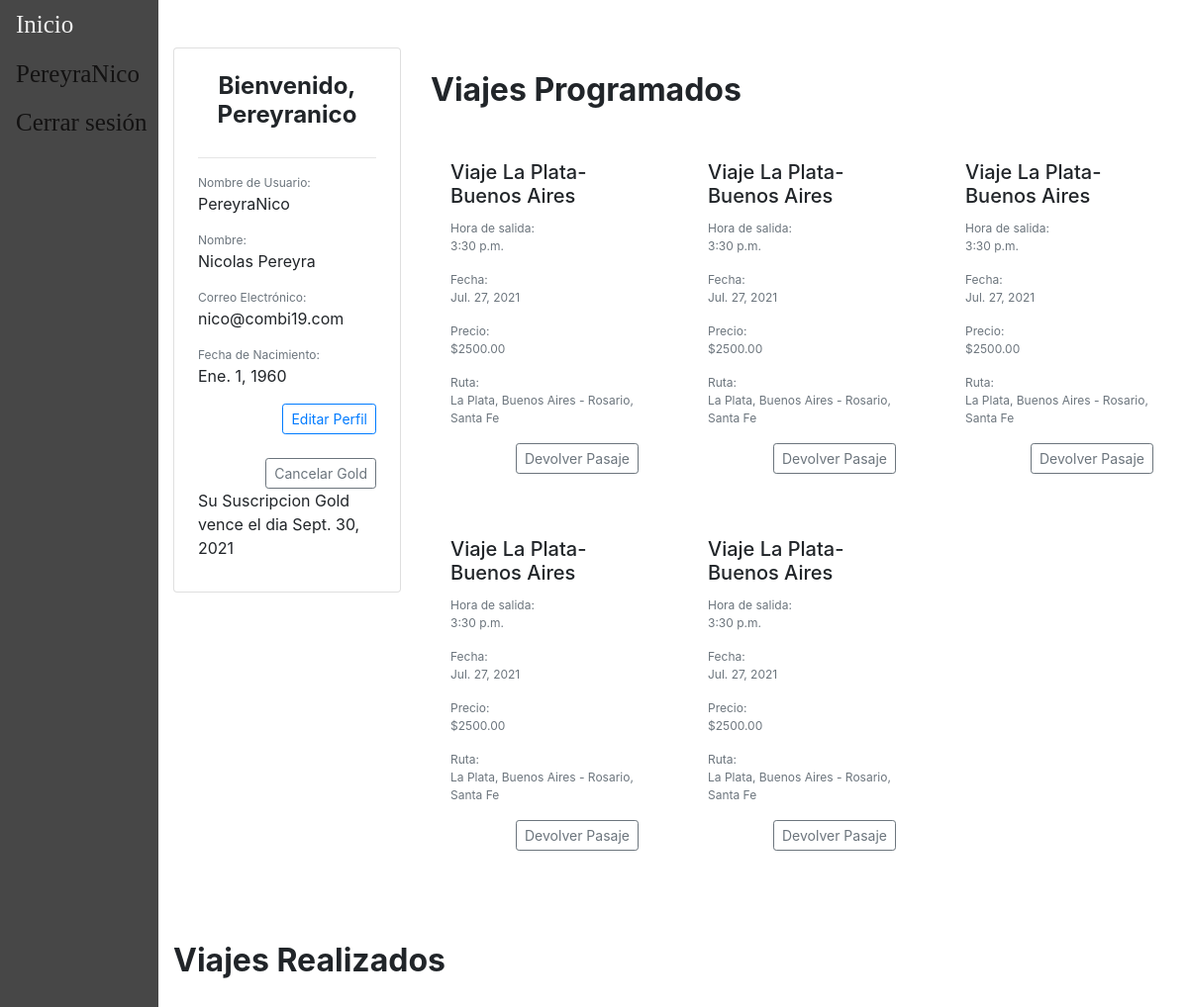
Screenshot of /accounts/perfil/ (signed in) with the database file from the repository.
### users/models.py (models this page shows, shortened)
class CustomUser(AbstractUser):
	username = models.CharField(_('Nombre de usuario'),max_length=40,primary_key=True,unique=True)
	email = models.EmailField(_('Dirección de correo electrónico'),unique=True)
	first_name = models.CharField(_('Nombre'),max_length=150)
	last_name = models.CharField(_('Apellido'),max_length=150)
	last_login = models.DateTimeField(_('Última conexión'),auto_now=True)
	fecha_nacimiento = models.DateField(_('Fecha de nacimiento'))
	has_premium = models.BooleanField(_('Posee membresía premium'),default=False)
	fecha_vencimiento = models.DateField(_('Fecha de vencimiento'))
	USERNAME_FIELD = 'username'
	REQUIRED_FIELDS = [
		'email',
		'first_name',
		'last_name',
		'fecha_nacimiento',
	]
	objects = CustomUserManager()

### main/models.py (models this page shows, shortened)
class Viaje(models.Model):
    descripcion = models.CharField(max_length=100)
    fecha = models.DateField(validators=[MinValueValidator(datetime.date.today())])
    hora = models.TimeField(default=None)
    ruta =  models.ForeignKey(Ruta, default=None, on_delete=models.CASCADE)
    chofer = models.ForeignKey(Chofer, default=None, on_delete=models.CASCADE)
    combi =  models.ForeignKey(Combi, default=None, on_delete=models.CASCADE)
    precio = models.DecimalField(default=None, max_digits=10, decimal_places=2, validators=[MinValueValidator(0)])
    insumo = models.ManyToManyField(Insumo,blank=True)
    pasajeros = models.ManyToManyField(Pasajero, blank=True)
    estado = models.CharField(choices={('reservado','Reservado'),('viajando','Viajando'),('finalizado','Finalizado'),('cancelado','Cancelado')},max_length=12,default='reservado')
    class Meta:
        unique_together = ('chofer', 'fecha','hora', 'ruta',)

class Ruta(models.Model):
    origen = models.ForeignKey(Lugar, default=None, on_delete=models.CASCADE, related_name='origen')
    destino = models.ForeignKey(Lugar, default=None, on_delete=models.CASCADE, related_name='destino')
    class Meta:
        unique_together = ('origen', 'destino')
    def __str__(self):
        return str(self.origen)+" - "+str(self.destino)

class Lugar(models.Model):
    localidad = models.CharField(max_length=150)
    provincia = models.CharField(max_length=100)
    class Meta:
        unique_together = ('localidad', 'provincia',)
    def __str__(self):
        return (self.localidad+", "+self.provincia)

### users/views.py (the view)
# urls.py: path('accounts/perfil/', regviews.perfil, name="perfil"),
def perfil(response):
	viajes_pendientes = Viaje.objects.filter(pasajeros__usuario=response.user, pasajeros__estado='reservado')
	viajes_finalizados = Viaje.objects.filter(Q(pasajeros__usuario=response.user) and ~Q(pasajeros__estado='reservado'))
	return render(response,'users/perfil.html',{
		'user': response.user,
		'viajes_finalizados': viajes_finalizados,
		'viajes_pendientes': viajes_pendientes,
	})

### users/templates/users/perfil.html (shortened to what this page needs)
{% extends "main/base.html" %}
{% block content %}
{% load crispy_forms_tags %}
<br />
<br />
<div class="container mx-auto">
    <div class="row">
    	<div class="col-sm-12 col-md-12 col-lg-3 pb-4">
	    	<div class="card p-4">
		    	<h4 class="card-title font-weight-bold text-center">Bienvenido, {{ user.username|title }}</h4>
		      	<hr />
		    	<div class="card-text">
		    		<p class="text-muted mb-0" style="font-size: 12px">Nombre de Usuario:</p>
		    		<p>{{ user.username }}</p>
		    		<p class="text-muted mb-0" style="font-size: 12px">Nombre:</p>
			  		<p>{{ user.first_name }} {{ user.last_name }}</p>
			  		<p class="text-muted mb-0" style="font-size: 12px">Correo Electrónico:</p>
			  		<p>{{ user.email }}</p>
					<p class="text-muted mb-0" style="font-size: 12px">Fecha de Nacimiento:</p>
					<p>{{ user.fecha_nacimiento }}</p>
					<div class="text-right">
						<a role="button" class="btn btn-outline-primary btn-sm" href="{% url 'editar_perfil' %}">Editar Perfil</a>
					</div>
					<br />
					<form action="{% url 'cambiar_membresia' %}" method="POST">
						{% if user.has_premium %}
						<div class="text-right">
							<button type="submit" class="btn btn-outline-secondary btn-sm">Cancelar Gold</button>
						</div>
						<label for="test_usuario" class="">Su Suscripcion Gold vence el dia {{ user.fecha_vencimiento }}</label>
						{% else %}
						<div class="text-right">
							<a role="button" class="btn btn-outline-secondary btn-sm" href="{% url 'contratar_membresia' %}">Contratar Membresia </a>
						</div>
						{% endif %}
					</form>
		        </div>
	    	</div>
	  	</div>
	    <div class="col-sm-12 col-md-12 col-lg-9 pb-4">
	    	<div class="row">
	    		<div class="col-6 my-auto">
	    			<h2 class="font-weight-bold pt-4">Viajes Programados</h2>
	    		</div>
	    	</div>
	      	<br>
	      	<div class="row">
		      	{% for v in viajes_pendientes.all %}
			    	<div class="col-sm-12 col-md-6 col-lg-4 pb-4">
		                <div class="h-100">
							<div class="card-body">
		                  		<h5 class="card-title">{{ v.descripcion }}</h5>
                          			<p class="text-muted mb-0" style="font-size: 12px">Hora de salida:</p>
		                    		<p class="card-text text-muted" style="font-size:12px">{{ v.hora }}</p>
									<p class="text-muted mb-0" style="font-size: 12px">Fecha:</p>
									<p class="card-text text-muted" style="font-size:12px">{{ v.fecha }}</p>
									<p class="text-muted mb-0" style="font-size: 12px">Precio:</p>
									<p class="card-text text-muted" style="font-size:12px">${{ v.precio }}</p>
									<p class="text-muted mb-0" style="font-size: 12px">Ruta:</p>
									<p class="card-text text-muted" style="font-size:12px">{{ v.ruta }}</p>
									<form action="{% url 'devolver_pasaje' vId=v.id %}" method="post">
						  			<div class="text-right">
										<button type="submit" value={{v.id}} onclick="return confirm('Esta seguro?')" class="btn btn-outline-secondary btn-sm" >Devolver Pasaje</button>
						  			</div>
								</form>
		                	</div>
		              	</div>
		            </div>
		    	{% endfor %}
	        </div>
	    </div>
    	<div class="col-sm-12 col-md-12 col-lg-9 pb-4">
	    	<div class="row">
	    		<div class="col-6 my-auto">
	    			<h2 class="font-weight-bold pt-4">Viajes Realizados</h2>
	    		</div>
	    	</div>
	      	<br>
	    </div>
	</div>
</div>
{% endblock content %}

### main/templates/main/base.html (shortened to what this page needs)
{% load static %}
<!doctype html>
<html>
	<head>
		<link rel="stylesheet" href="https://cdn.jsdelivr.net/npm/bootstrap@4.6.0/dist/css/bootstrap.min.css">
	</head>
	<body>
		<main>
			<div class= "sidebar">
				<a href="/">Inicio</a>
				{% if user.is_authenticated %}
					<a href="{% url 'perfil'%}">{{user.username}}</a>
					<a href="{% url 'logout'%}">Cerrar sesión</a>
				{% else  %}
					<a href="{% url 'register'%}">Registrarse</a>
					<a href="{% url 'login'%}">Iniciar Sesión</a>
				{% endif %}
			</div>
			<div id="content", name="content", class="main">
				{% block content %}
				{% endblock content %}
			</div>
		</main>
	</body>
</html>

### main/templates/main/base.html (style rules this page uses)
.sidebar { height:100%; width:160px; position: fixed; z-index:1; top:0; left:0; background-color:rgb(71, 71, 71); overflow:hidden; padding-top:20x; }
.sidebar a { padding:6px 8px 6px 16px; text-decoration:none; font-family:Tahoma; font-size: 25px; color: #131212; display:block; }
.main { margin-left:160px; padding:0px 0px; }

### rows the page displays
CustomUser: username "PereyraNico", username "Pereyranico", first_name "Nicolas", last_name "Pereyra", email "nico@combi19.com", fecha_nacimiento "Ene. 1, 1960", fecha_vencimiento "Sept. 30, 2021"
Viaje: descripcion "Viaje La Plata-Buenos Aires", hora "3:30 p.m.", fecha "Jul. 27, 2021", precio "2500.00", ruta "La Plata, Buenos Aires - Rosario, Santa Fe", {{ v.id }} 1 (drawn)
